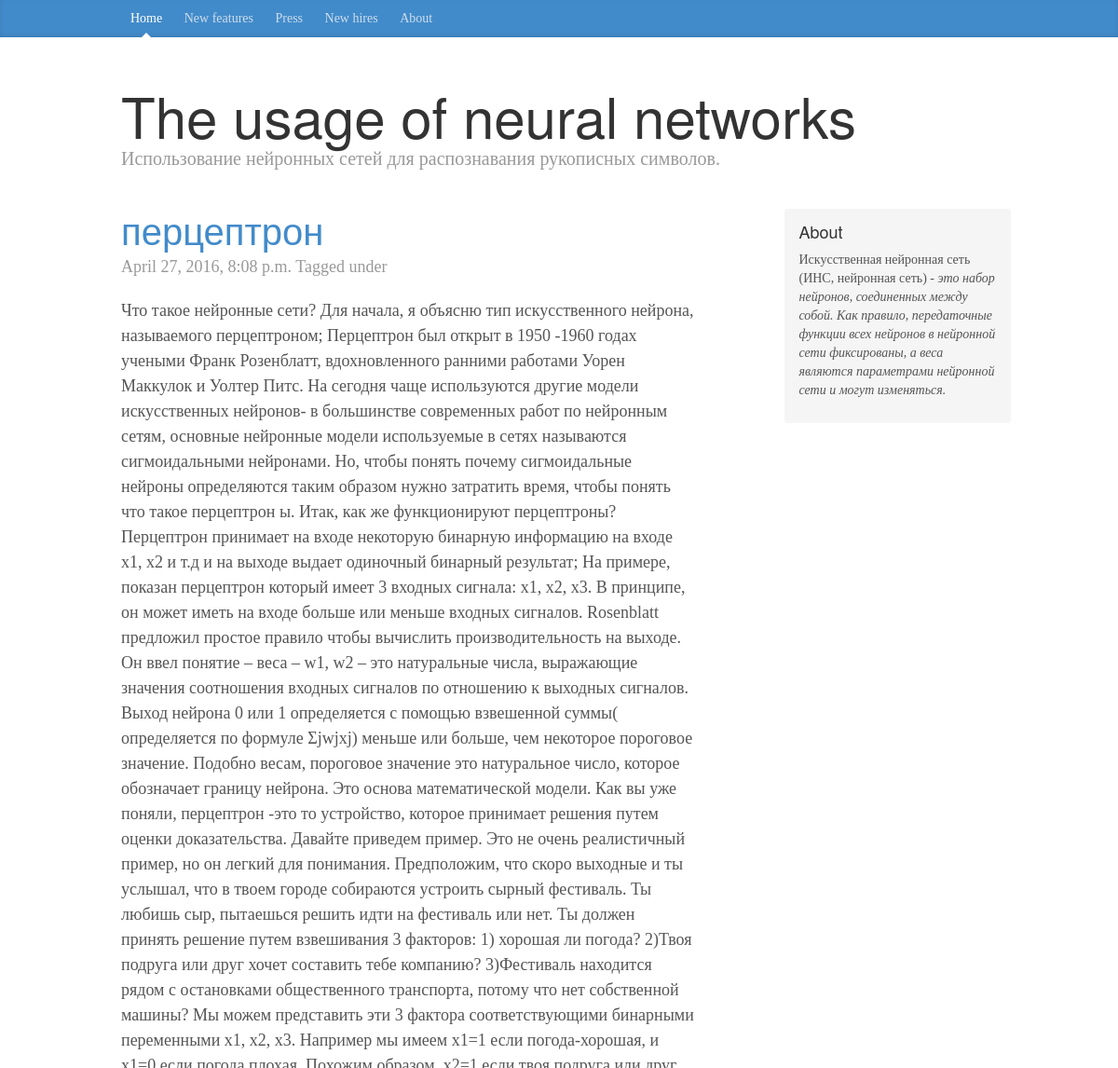
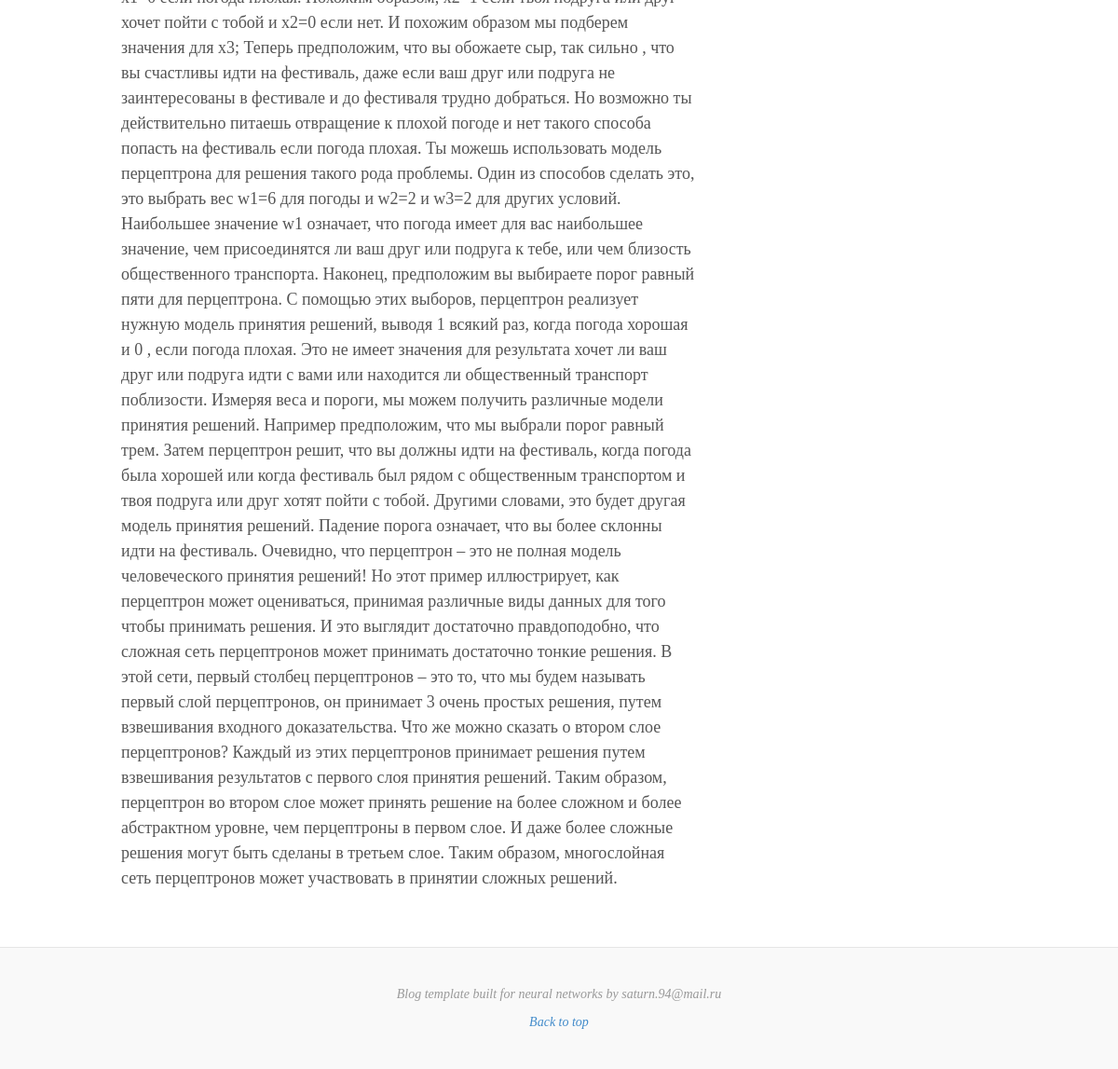
The app's page /Perceptrons with its own data (2 pictures, top to bottom).
### blog/models.py (models this page shows, shortened)
class Entry(models.Model):
	title = models.CharField(max_length=200)
	body = models.TextField()
	slug = models.SlugField(max_length=200, unique=True)
	publish = models.BooleanField(default=True)
	created = models.DateTimeField(auto_now_add=True)
	modified = models.DateTimeField(auto_now=True)
	tags = models.ManyToManyField(Tag)
	objects = EntryQuerySet.as_manager()
	class Meta:
		verbose_name = "Blog Entry"
		verbose_name_plural = "Blog Entries"
		ordering = ["-created"]

### blog/views.py (the view)
# urls.py: url(r'^(?P<slug>\S+)$', views.BlogDetail.as_view(), name = "entry_detail"),
class BlogDetail(generic.DetailView):
	model = models.Entry
	template_name = "post.html"

### blog/templates/post.html
{% extends "base.html" %}
{% load django_markdown %}
{% block blog_entries %}
  <div class="post">
    <h2><a href="{% url "entry_detail" slug=object.slug %}">{{ object.title }}</a></h2>
    <p class="meta">
    {{ object.created }}
    Tagged under {{ objects.tags.all|join:", " }}
    </p>
    {{ object.body|markdown }}
  </div>
{% endblock %}

### static/css/blog.css (style rules this page uses)
body { font-family: Georgia, "Times New Roman", Times, serif; color: #555; }
h1, .h1, h2, .h2, h3, .h3, h4, .h4, h5, .h5, h6, .h6 { margin-top: 0; font-family: "Helvetica Neue", Helvetica, Arial, sans-serif; font-weight: normal; color: #333; }
.post { margin-bottom: 60px; }
div.post h2:first-child { margin-bottom: 5px; font-size: 40px; }
.meta { margin-bottom: 20px; color: #999; }

### records on screen
Entry: title "перцептрон", created "April 27, 2016, 8:08 p.m.", body "Что такое нейронные сети? Для начала, я объясню тип искусственного нейрона, называемого перцептроном; Перцептрон был открыт в 1950 -1960 годах учеными Франк Розенблатт, вдохновленного ранними работами Уорен Маккулок и Уолтер Питс. На сегодня чаще используются другие модели искусственных нейронов- в большинстве современных работ по нейронным сетям, основные нейронные модели используемые в сетях называются сигмоидальными нейронами. Но, чтобы понять почему сигмоидальные нейроны определяются таким образом нужно затратить время, чтобы понять что такое перцептрон ы. Итак, как же функционируют перцептроны? Перцептрон принимает на входе некоторую бинарную информацию на входе x1, x2 и т.д и на…"
